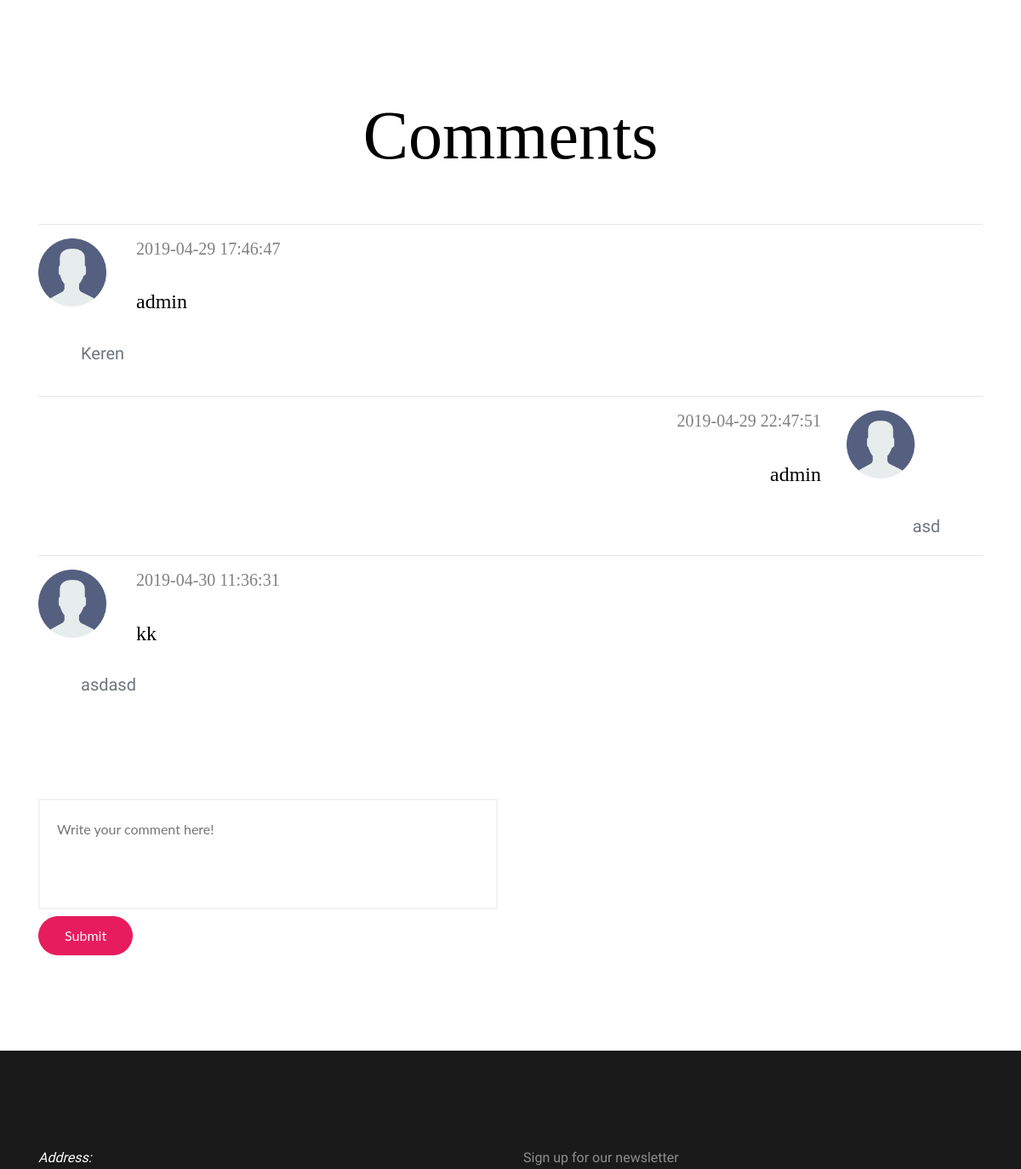
The page /deskripsi.php?ID_POSTWISATA=3 (middle part) on the database as committed earlier.
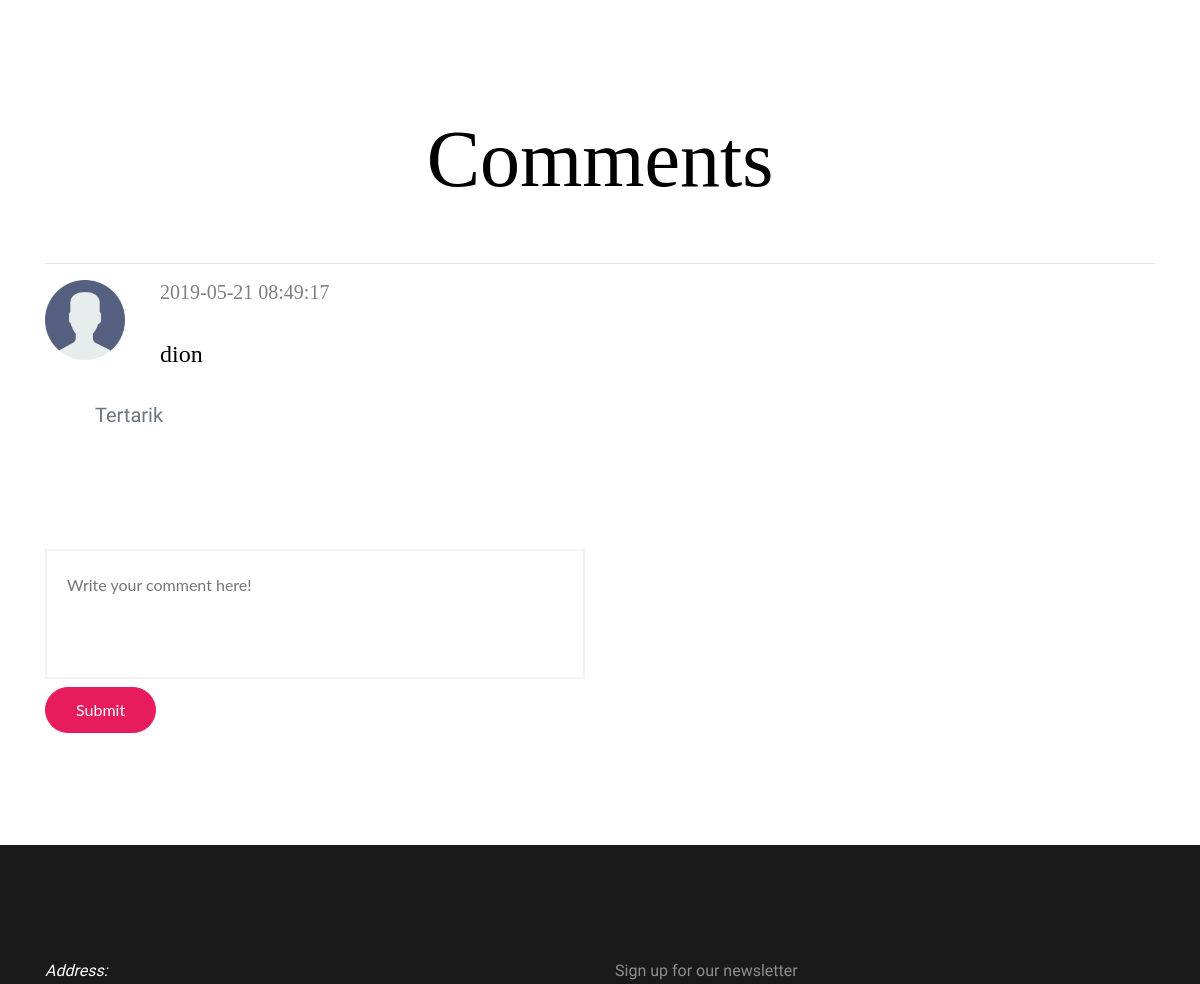
The same page on the database as committed later.
### tables this page shows
CREATE TABLE `komentar_wisata` (
  `ID_KOMENTARWISATA` int(11) NOT NULL,
  `ID_USER` int(11) NOT NULL,
  `ID_POSTWISATA` int(11) NOT NULL,
  `ISI_KOMENTARWISATA` varchar(1000) NOT NULL,
  `WAKTU_KOMENTARWISATA` datetime NOT NULL
);

CREATE TABLE `user` (
  `ID_USER` int(11) NOT NULL,
  `NIK` varchar(20) NOT NULL,
  `NAMA_USER` varchar(50) NOT NULL,
  `USERNAME` varchar(50) DEFAULT NULL,
  `PASSWORD` varchar(50) DEFAULT NULL,
  `ALAMAT_USER` varchar(255) DEFAULT NULL,
  `JENIS_KELAMIN` varchar(20) NOT NULL,
  `EMAIL` varchar(100) NOT NULL,
  `USER_LVL` int(10) NOT NULL
);

### deskripsi.php (the view, shortened to what this page needs)
<!doctype html>
<html lang="en">
<head>
    <link rel="stylesheet" href="css/bootstrap.css">
    <link rel="stylesheet" href="css/animate.css">
    <link rel="stylesheet" href="css/owl.carousel.min.css">
    <link rel="stylesheet" href="css/aos.css">
    <link rel="stylesheet" href="fonts/ionicons/css/ionicons.min.css">
    <link rel="stylesheet" href="fonts/fontawesome/css/font-awesome.min.css">
    <link rel="stylesheet" href="css/style.css">
</head>
<body>
                <?php
                    include 'admin/koneksi.php';
                ?>
    <section class="section testimonial-section" id="komen">
        <div class="container">
            <div class="row justify-content-center text-center mb-5">
                <div class="col-md-8">
                    <h3 class="heading" data-aos="fade-up">Comments </h3>
                </div>
            </div>
            <?php
              $query = mysqli_query($mysqli, "SELECT * FROM komentar_wisata WHERE ID_POSTWISATA='$_GET[ID_POSTWISATA]'");
              $row = mysqli_num_rows($query);
              if ($row==0) {
                echo "<h5>Komentar kosong!</h5>";
              }else{
                $angka = 1;
                while ($show = mysqli_fetch_array($query)) {
                    $hasil = mysqli_query($mysqli, "SELECT * FROM user WHERE ID_USER='$show[ID_USER]'");
                    $result = mysqli_fetch_array($hasil);
                    if($angka%2==0){
                    ?>
            <hr data-aos="fade-up">
            <div>
                <div class="row" data-aos="fade-up">
                    <div class="col-md-10" data-aos="fade-up" style="text-align:right;">
                        <h5 style="color: grey;margin-left: 20px;font-family: calibri">
                            <?php echo $show['WAKTU_KOMENTARWISATA']?></h5><br>
                        <h4 style="font-family: Gill Sans MT;margin-left: 20px"><?php echo $result['USERNAME']?></h4>
                    </div>
                    <div class="col-md-1">
                        <img src="img/user.png" style="width: 80px; border-right: 10px" alt="">
                    </div>
                </div>
                <div class="row" data-aos="fade-up">
                    <div class="col-md-6" data-aos="fade-up" style="text-align:right;">
                    </div>
                    <div class="col-md-6" data-aos="fade-up" style="text-align:right;">
                        <div style="margin-top: 20px;margin-right: 50px;font-size: 20px">
                            <?php echo $show['ISI_KOMENTARWISATA'] ?></div>
                    </div>
                </div>
                <?php
                    }else{
                        ?>
                <hr data-aos="fade-up">
                <div>
                    <div class="row" data-aos="fade-up">
                        <div class="col-md-1" data-aos="fade-up">
                            <img src="img/user.png" style="width: 80px; border-right: 10px" alt="">
                        </div>
                        <div class="col-md-10">
                            <h5 style="color: grey;margin-left: 20px;font-family: calibri">
                                <?php echo $show['WAKTU_KOMENTARWISATA']?></h5><br>
                            <h4 style="font-family: Gill Sans MT;margin-left: 20px"><?php echo $result['USERNAME']?>
                            </h4>
                        </div>
                    </div>
                    <div class="row" data-aos="fade-up">
                        <div class="col-md-6" data-aos="fade-up">
                            <p style="margin-top: 20px;margin-left: 50px;font-size: 20px">
                                <?php echo $show['ISI_KOMENTARWISATA'] ?></p>
                        </div>
                    </div>
                    <?php
                    }
                    ?>
                    <?php
                $angka++;}
              }
            ?>
                </div>
            </div>
            <div class="row">
                <div class="container pb-cmnt-container" data-aos="fade-up">
                    <div class="row">
                        <div class="col-md-6 col-md-offset-3">
                            <div class="panel panel-info">
                                <div class="panel-body">
                                    <form method="POST" class="form-inline">
                                        <textarea name="isikomentar" placeholder="Write your comment here!"
                                            class="pb-cmnt-textarea" required></textarea><br>
                                        <input class="btn btn-primary pull-right mt-2" type="submit" name="addkomentar" >
                                    </form>
                                </div>
                            </div>
                        </div>
                    </div>
                </div>
            </div>
        </div>
    </section>
    <footer class="section footer-section">
        <div class="container">
            <div class="row mb-4">
                <div class="col-md-3 mb-5 pr-md-5 contact-info">
                    <p><span class="d-block">Address:</span> <span> Jl. Kalpatarak Gang 152 No 123, Malang 65432</span>
                    </p>
                </div>
                <div class="col-md-3 mb-5">
                </div>
                <div class="col-md-3 mb-5">
                    <p>Sign up for our newsletter</p>
                </div>
            </div>
        </div>
    </footer>
</body>
</html>

### css/style.css (style rules this page uses)
body { background: #fff; font-family: "Mukta Mahee", arial, sans-serif; font-weight: 200; font-size: 16px; line-height: 1.8; color: #6c757d; }
h1, h2, h3, h4, h5 { color: #000; font-family: "Playfair+Display", times, serif; }
.btn { padding-left: 30px; padding-right: 30px; padding-top: 10px; padding-bottom: 10px; border-radius: 50px; }
.btn, .form-control { outline: none; -webkit-box-shadow: none !important; box-shadow: none !important; }
.section { padding: 7em 0; }
.heading-serif, .testimonial-section .heading, .slider-section .heading, .blog-post-entry .heading { font-size: 80px; font-family: "Playfair+Display", times, serif; }
.footer-section { background: #1a1a1a; color: #fff; }
.footer-section p { color: rgba(255, 255, 255, 0.5); }
.footer-section .contact-info span.d-block { font-style: italic; color: #fff; }

### deskripsi.php (style rules this page uses)
.pb-cmnt-container { font-family: Lato; margin-top: 100px; }
.pb-cmnt-textarea { resize: none; padding: 20px; height: 130px; width: 600px; border: 2px solid #F2F2F2; }

Rows that differ between the two databases and show on the page:
removed komentar_wisata: WAKTU_KOMENTARWISATA "2019-04-29 17:46:47", ID_USER.USERNAME "admin", ISI_KOMENTARWISATA "Keren"
removed komentar_wisata: WAKTU_KOMENTARWISATA "2019-04-29 22:47:51", ID_USER.USERNAME "admin", ISI_KOMENTARWISATA "asd"
removed komentar_wisata: WAKTU_KOMENTARWISATA "2019-04-30 11:36:31", ID_USER.USERNAME "kk", ISI_KOMENTARWISATA "asdasd"
added komentar_wisata: WAKTU_KOMENTARWISATA "2019-05-21 08:49:17", ID_USER.USERNAME "dion", ISI_KOMENTARWISATA "Tertarik"
